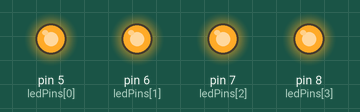
Simulated run of this sketch. Board: Arduino Uno, built with avr-gcc and run on an emulated ATmega328P. Parts: output pins drawn as LEDs (lit = HIGH).

Above: at 0.5 s.
At 2.2 s:
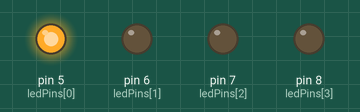
At 3.2 s:
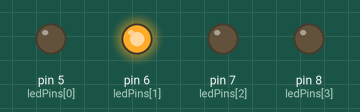
At 4.2 s:
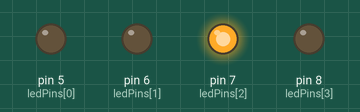
At 5.2 s:
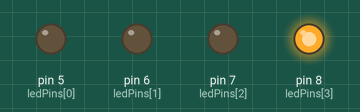
At 9.3 s:
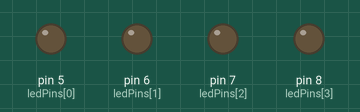
Timing chart, 0 to 10.1 s (numbered marks = the images above):
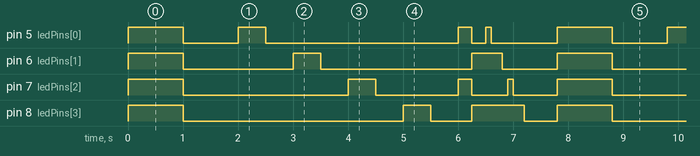

The sketch:

Assignment_1.ino
```cpp
// SESSION 3 ASSIGNMENT

int ledPins[] = {5, 6, 7, 8};
int numLEDs = 4;

int patternIncrementor = 1;

int delayTimeOne = 1000;
int delayTimeTwo = 500;
int delayTimeThree = 250;
int delayTimeFour = 100;

void setup()
{
  for (int i = 0; i < numLEDs; i++) { pinMode(ledPins[i], OUTPUT); }
}

void loop()
{
  if (patternIncrementor == 1)
  {
    for (int i = 0; i < numLEDs; i++) { digitalWrite(ledPins[i], HIGH); }
    delay(delayTimeOne);

    for (int i = 0; i < numLEDs; i++) { digitalWrite(ledPins[i], LOW); }
    delay(delayTimeOne);
  }

  else if (patternIncrementor == 2)
  {
    for (int i = 0; i < numLEDs; i++)
    {
      digitalWrite(ledPins[i], HIGH);
      delay(delayTimeTwo);

      digitalWrite(ledPins[i], LOW);
      delay(delayTimeTwo);
    }
  }

  else if (patternIncrementor == 3)
  {
    digitalWrite(ledPins[0], HIGH);
    digitalWrite(ledPins[1], LOW);
    digitalWrite(ledPins[2], HIGH);
    digitalWrite(ledPins[3], LOW);
    delay(delayTimeThree);

    digitalWrite(ledPins[0], LOW);
    digitalWrite(ledPins[1], HIGH);
    digitalWrite(ledPins[2], LOW);
    digitalWrite(ledPins[3], HIGH);
    delay(delayTimeThree);
  }

  else if (patternIncrementor == 4)
  {
    for (int i = 0; i < numLEDs; i++)
    {
      digitalWrite(ledPins[i], HIGH);
      delay(delayTimeFour);

      digitalWrite(ledPins[i], LOW);
      delay(delayTimeFour);
    }
    delay(delayTimeTwo);
  }

  if (patternIncrementor < 4) { patternIncrementor++; }
  else { patternIncrementor = 0; }
}
```

Measured:
- by itself, pin 5 (ledPins[0]): repeats every 7.8 s: LOW 1.0 s, HIGH 0.50 s, LOW 3.5 s, HIGH 0.25 s, LOW 0.25 s, HIGH 0.10 s, LOW 1.2 s, HIGH 1.0 s
- by itself, pin 6 (ledPins[1]): repeats every 7.8 s: LOW 2.0 s, HIGH 0.50 s, LOW 2.8 s, HIGH 0.55 s, LOW 1.0 s, HIGH 1.0 s
- by itself, pin 7 (ledPins[2]): repeats every 7.8 s: LOW 3.0 s, HIGH 0.50 s, LOW 1.5 s, HIGH 0.25 s, LOW 0.65 s, HIGH 0.10 s, LOW 0.80 s, HIGH 1.0 s
- by itself, pin 8 (ledPins[3]): repeats every 7.8 s: LOW 4.0 s, HIGH 0.50 s, LOW 0.75 s, HIGH 0.95 s, LOW 0.60 s, HIGH 1.0 s
